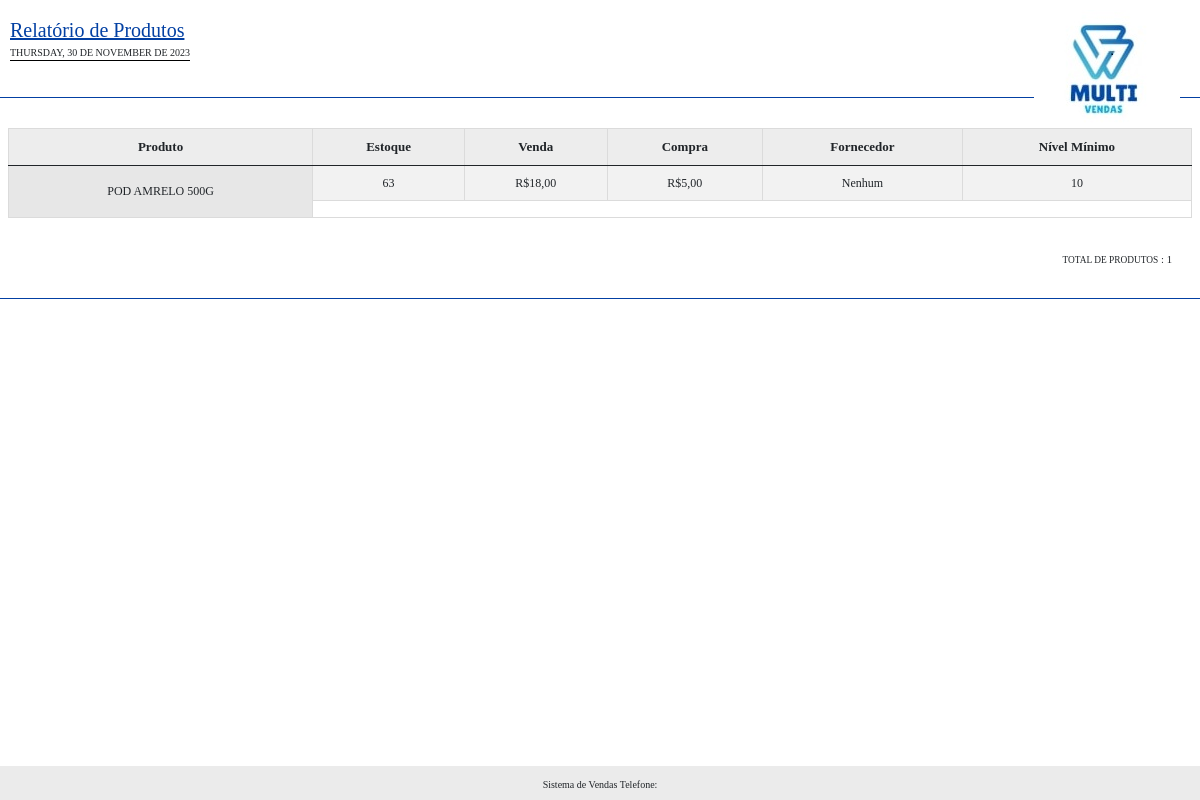
The page /rel_sistema/produtos.php?id_empresa=7 on the database its author committed.
### tables this page shows
CREATE TABLE `config` (
  `id` int(11) NOT NULL,
  `empresa` int(11) NOT NULL,
  `nome_sistema` varchar(50) NOT NULL,
  `telefone_sistema` varchar(20) DEFAULT NULL,
  `email_sistema` varchar(50) DEFAULT NULL,
  `tipo_rel` varchar(5) NOT NULL,
  `dias_bloqueio` int(11) NOT NULL,
  `msg_bloqueio` varchar(255) DEFAULT NULL,
  `foto_rel` varchar(100) DEFAULT NULL,
  `tipo_desconto` varchar(20) DEFAULT NULL,
  `comissao` int(11) NOT NULL,
  `endereco_sistema` varchar(100) DEFAULT NULL,
  `cnpj_sistema` varchar(25) DEFAULT NULL
);

CREATE TABLE `produtos` (
  `id` int(11) NOT NULL,
  `codigo` varchar(50) NOT NULL,
  `nome` varchar(100) NOT NULL,
  `descricao` varchar(255) DEFAULT NULL,
  `estoque` int(11) DEFAULT NULL,
  `valor_venda` decimal(8,2) DEFAULT NULL,
  `valor_compra` decimal(8,2) DEFAULT NULL,
  `lucro` decimal(8,2) DEFAULT NULL,
  `fornecedor` int(11) NOT NULL,
  `categoria` int(11) NOT NULL,
  `foto` varchar(100) NOT NULL,
  `data` date NOT NULL,
  `ativo` varchar(5) NOT NULL,
  `empresa` int(11) NOT NULL,
  `nivel_estoque` int(11) DEFAULT NULL
);

### conexao.php (called while the page is built, shortened)
<?php
$url_sistema = "http://$_SERVER[HTTP_HOST]/";
$url = explode("//", $url_sistema);
if($url[1] == 'localhost/'){
	$url_sistema = "http://$_SERVER[HTTP_HOST]/tcc/";
}
 ?>

### rel_sistema/produtos.php (the view, shortened to what this page needs)
<?php
include('../conexao.php');
$id_empresa = @$_GET['id_empresa'];
$query = $pdo->query("SELECT * FROM config WHERE empresa = '$id_empresa'");
$res = $query->fetchAll(PDO::FETCH_ASSOC);
$nome_sistema = $res[0]['nome_sistema'];
$telefone_sistema = $res[0]['telefone_sistema'];
$logo_rel = $res[0]['foto_rel'];
$data_hoje = utf8_encode(strftime('%A, %d de %B de %Y', strtotime('today')));
?>
<!DOCTYPE html>
<html>
<head>
	<link href="https://cdn.jsdelivr.net/npm/bootstrap@5.0.0/dist/css/bootstrap.min.css" rel="stylesheet">
</head>
<body>
	<div class="titulo_cab titulo_img"><u>Relatório de Produtos </u></div>
	<div class="data_img"><?php echo mb_strtoupper($data_hoje) ?></div>
	<img class="imagem" style="height: 50; width:auto" src="<?php echo $url_sistema ?>/sistema/images/logos/<?php echo $logo_rel ?>">
	<br><br><br>
	<div class="cabecalho" style="border-bottom: solid 1px #0340a3">
	</div>
	<div class="mx-2" >
		<?php
		$query = $pdo->query("SELECT * FROM produtos where empresa = '$id_empresa' and ativo = 'Sim' ORDER BY id desc");
	$res = $query->fetchAll(PDO::FETCH_ASSOC);
	$total_reg = @count($res);
	if($total_reg > 0){
		 ?>
	<table class="table table-striped borda" cellpadding="6">
  <thead>
    <tr align="center">
      	<th>Produto</th>
		<th class="esc">Estoque</th>
		<th class="esc">Venda</th>
		<th class="esc">Compra</th>
		<th class="esc">Fornecedor</th>
		<th class="esc">Nível Mínimo</th>
    </tr>
  </thead>
  <tbody>
  	<?php
for($i=0; $i < $total_reg; $i++){
$nome = $res[$i]['nome'];
$estoque = $res[$i]['estoque'];
$valor_venda = $res[$i]['valor_venda'];
$valor_compra = $res[$i]['valor_compra'];
$fornecedor = $res[$i]['fornecedor'];
$nivel_estoque = $res[$i]['nivel_estoque'];
$valor_vendaF = number_format($valor_venda, 2, ',', '.');
$valor_compraF = number_format($valor_compra, 2, ',', '.');
$query2 = $pdo->query("SELECT * FROM fornecedores where id = '$fornecedor'");
$res2 = $query2->fetchAll(PDO::FETCH_ASSOC);
$total_reg2 = @count($res2);
if($total_reg2 > 0){
	$nome_forn = $res2[0]['nome'];
}else{
	$nome_forn = "Nenhum";
}
if($estoque < $nivel_estoque){
	$classe_estoque = 'text-danger';
}else{
	$classe_estoque = '';
}
  	 ?>
    <tr align="center">
<td style="background: #f3f3f3;" rowspan="2"><?php echo mb_strtoupper($nome) ?></td>
<td class="<?php echo $classe_estoque ?>"><?php echo $estoque ?></td>
<td class="esc">R$<?php echo $valor_vendaF ?></td>
<td class="esc">R$<?php echo $valor_compraF ?></td>
<td class="esc"><?php echo $nome_forn ?></td>
<td class="esc"><?php echo $nivel_estoque ?></td>
    </tr>
    <tr align="center">
    	<td colspan="5">
    	</td>
    </tr>
<?php } ?>
  </tbody>
</table>
<?php }else{
echo 'Não possuem registros para serem exibidos!';
exit();
} ?>
	</div>
	<div class="col-md-12 p-2" style="margin-top: 20px">
		<div class="" align="right" style="margin-right: 20px">
		<span class=""> <small><small><small><small>TOTAL DE PRODUTOS</small> : <?php echo @$total_reg ?></small></small></small>  </span>
		</div>
	</div>
	<div class="cabecalho" style="border-bottom: solid 1px #0340a3">
	</div>
	<div class="footer"  align="center">
		<span style="font-size:10px"><?php echo $nome_sistema ?> Telefone: <?php echo $telefone_sistema ?></span>
	</div>
</body>
</html>

### rel_sistema/produtos.php (style rules this page uses)
body { margin-top:5px; font-family:Times, "Times New Roman", Georgia, serif; }
.footer { margin-top:20px; width:100%; background-color: #ebebeb; padding:5px; position:absolute; bottom:0; }
.cabecalho { padding:10px; margin-bottom:30px; width:100%; font-family:Times, "Times New Roman", Georgia, serif; }
.titulo_cab { color:#0340a3; font-size:20px; }
.imagem { width: 160px; position:absolute; right:20px; top:10px; }
.titulo_img { position: absolute; margin-top: 10px; margin-left: 10px; }
.data_img { position: absolute; margin-top: 40px; margin-left: 10px; border-bottom:1px solid #000; font-size: 10px; }
table.borda { border-collapse: collapse; background: #FFF; font-size:12px; vertical-align:middle; }
table.borda td { border: 1px solid #dbdbdb; }
table.borda th { border: 1px solid #dbdbdb; background: #ededed; font-size:13px; }
table { width:100%; text-align: center; }
.mx-2 { margin:0px 10px; }

### rows shown on the page
config: foto_rel (picture), nome_sistema "Sistema de Vendas"
produtos: nome "POD AMRELO 500G", estoque "63", valor_venda "18,00", valor_compra "5,00", nome_forn "Nenhum", nivel_estoque "10"

### other values the page prints
mb_strtoupper($data_hoje) "THURSDAY, 30 DE NOVEMBER DE 2023"
